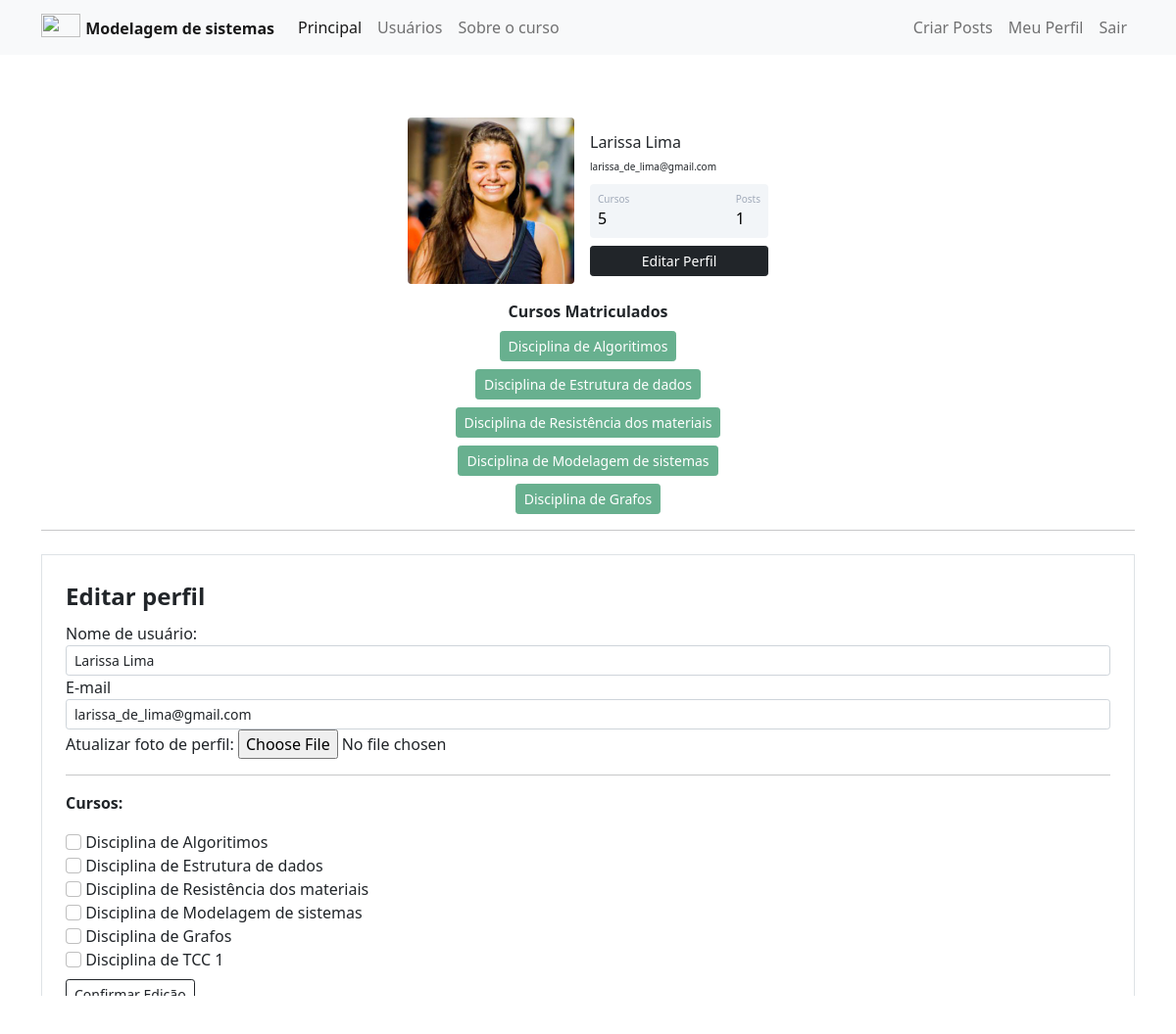
Page /my_profile/edit_profile (signed in) on the committed database.
### general_system/models.py (models this page shows)
class Usuario(data_base.Model, UserMixin):
    id = data_base.Column(data_base.Integer, primary_key=True)
    username = data_base.Column(data_base.String, nullable=False)
    email = data_base.Column(data_base.String, nullable=False, unique=True)
    password = data_base.Column(data_base.String, nullable=False)
    perf_photo = data_base.Column(data_base.String, default='default.jpg')
    posts = data_base.relationship('Post', backref='autor', lazy=True)
    courses = data_base.Column(data_base.String, nullable=False, default='')
    def count_posts(self):
        return len(self.posts)

### general_system/routes.py (the view)
@app.route("/my_profile/edit_profile", methods=['GET', 'POST'])
@login_required
def edit_profile():
    form_profile = FormEditProfile()
    image_id = url_for('static', filename='image_id_user/{}'.format(current_user.perf_photo))
    if form_profile.validate_on_submit():
        current_user.username = form_profile.username.data
        current_user.email = form_profile.email.data
        if form_profile.photo_profile.data:
            name_file = save_image_profile(form_profile.photo_profile.data)
            current_user.perf_photo = name_file
        current_user.courses = current_courses(form_profile)
        data_base.session.commit()
        flash(f'Edição feita com sucesso!', 'alert-success')
        return redirect(url_for('my_profile'))
    elif request.method == 'GET':
        form_profile.username.data = current_user.username
        form_profile.email.data = current_user.email
    return render_template('edit_profile.html', image_id=image_id, form_profile=form_profile)

### general_system/forms.py (shortened to what this page needs)
class FormEditProfile(FlaskForm):
    username = StringField('Nome de usuário:', validators=[DataRequired()])
    email = StringField('E-mail', validators=[DataRequired(), Email()])
    error_message = 'Extensão inválida, insira com jpeg, jpg ou png.'
    photo_profile = FileField('Atualizar foto de perfil: ', validators=[FileAllowed(['jpg', 'png', 'jpeg'],
                                                                                    message=error_message)])
    course_algorithms = BooleanField('Disciplina de Algoritimos')
    course_data_struct = BooleanField('Disciplina de Estrutura de dados')
    course_resistance_materials = BooleanField('Disciplina de Resistência dos materiais')
    course_modeling_system = BooleanField('Disciplina de Modelagem de sistemas')
    course_graphs = BooleanField('Disciplina de Grafos')
    course_conclusion_course = BooleanField('Disciplina de TCC 1')
    button_submit_edit_profile = SubmitField('Confirmar Edição')

### general_system/models.py (called while the page is built)
@login_manager.user_loader
def load_user(id_user):
    return Usuario.query.get(int(id_user))

### general_system/templates/edit_profile.html (shortened to what this page needs)
{% extends 'my_profile.html' %}
{% block form_edit_profile%}
    <div class="container">
        <hr>
        <div class="row">
            <div class="col">
                <form method="POST" action="" class="border p-4 mt-2" enctype="multipart/form-data">
                    <legend><strong>Editar perfil</strong></legend>
                    <fieldset>
                        <div class = 'form-group'>
                            {{form_profile.username.label (class="form-control-label")}}
                            {% if form_profile.username.errors %}
                            {{form_profile.username (class="form-control form-control-sm is-invalid mt-0.5 ")}}
                            <div class="invalid-feedback">
                                {% for error in form_profile.username.errors %}
                                    {{ error }}
                                {% endfor %}
                            </div>
                            {% else %}
                                {{form_profile.username (class="form-control form-control-sm mt-0.5 ")}}
                            {% endif %}
                        </div>
                        <div class = 'form-group'>
                            {{form_profile.email.label (class="form-control-label")}}
                            {% if form_profile.email.errors %}
                            {{form_profile.email (class="form-control form-control-sm is-invalid mt-0.5 ")}}
                            <div class="invalid-feedback">
                                {% for error in form_profile.email.errors %}
                                    {{ error }}
                                {% endfor %}
                            </div>
                            {% else %}
                                {{form_profile.email (class="form-control form-control-sm mt-0.5 ")}}
                            {% endif %}
                        </div>
                        <div class="form-group">
                            {{ form_profile.photo_profile.label }}
                            {{ form_profile.photo_profile(class="form-control-file") }}
                        </div>
                        <hr>
                        <p><strong> Cursos: </strong></p>
                        {% for field_form in form_profile%}
                            {% if 'course_' in field_form.name %}
                                <div class = 'form-group'>
                                    {{field_form(class="form-check-input")}}
                                    {{field_form.label(class="form-check-label")}}
                                </div>
                            {% endif %}
                        {% endfor %}
                    </fieldset>
                    {{form_profile.button_submit_edit_profile (class="btn btn-outline-dark btn-sm mt-2")}}
                </form>
            </div>
        </div>
    </div>
{% endblock %}

### general_system/templates/my_profile.html
{% extends 'base.html' %}
{% block bory %}
    <div class="container mt-5 d-flex justify-content-center">
        <div class="card p-3">
            <div class="d-flex align-items-center">
                <div class="image pe-3"> <img src="{{image_id}}" class="rounded" width="170"> </div>
                <div class="ml-3 w-100">
                    <h4 class="mb-0 mt-0"><font size="3">{{current_user.username}}</font></h4> <span><font size="1">{{current_user.email}}</font></span>
                    <div class="p-2 mt-2 bg-primary d-flex justify-content-between rounded text-white stats">
                        {% if 'Não Informado' in current_user.courses or current_user.courses == '' %}
                            <div class="d-flex flex-column"> <span class="articles">Cursos</span> <span class="number1">0</span> </div>
                        {% else %}
                            <div class="d-flex flex-column"> <span class="articles">Cursos</span> <span class="number1">{{current_user.courses.count(';') + 1}}</span> </div>
                        {% endif %}
                        <div class="d-flex flex-column"> <span class="rating">Posts</span> <span class="number3">{{current_user.count_posts()}}</span> </div>
                    </div>
                    <div class="button mt-2 d-flex flex-row align-items-center">
                        <a class="w-100" href="{{ url_for('edit_profile') }}">
                            <button class="btn btn-sm btn-dark w-100 ml-2">Editar Perfil</button>
                        </a>
                    </div>
                </div>
            </div>
        </div>
    </div>
    <div class="row justify-content-center">
        <div class="col col-4" style="text-align: center">
            <strong>Cursos Matriculados</strong><br>
            {% if 'Não Informado' in current_user.courses or current_user.courses == '' %}
                <button type="button" class="btn btn-sm btn-danger mt-2" disabled>Usuário não matriculado em algum curso.</button>
            {% else %}
                {% for course in current_user.courses.split(';') %}
                     <button type="button" class="btn btn-sm btn-success mt-2" disabled>{{ course }}</button>
                {% endfor %}
            {% endif %}
        </div>
    </div>
{% block form_edit_profile%}
{% endblock %}
{% endblock %}

### general_system/static/main.css (style rules this page uses)
.card { width: 400px; border: none; border-radius: 10px; background-color: #fff }
.stats { background: #f2f5f8 !important; color: #000 !important }
.articles { font-size: 10px; color: #a1aab9 }
.number1 { font-weight: 500 }
.rating { font-size: 10px; color: #a1aab9 }
.number3 { font-weight: 500 }

### rows in the picture
Usuario: username "Larissa Lima", email "larissa_de_lima@gmail.com", courses "5"

### other values in the picture
{{ current_user.count_posts() }} "1"
{{ course }} "Disciplina de Algoritimos" "Disciplina de Estrutura de dados" "Disciplina de Resistência dos materiais" "Disciplina de Modelagem de sistemas" "Disciplina de Grafos"
{{ field_form.label(class="form-check-label") }} "Disciplina de Algoritimos" "Disciplina de Estrutura de dados" "Disciplina de Resistência dos materiais" "Disciplina de Modelagem de sistemas" "Disciplina de Grafos" "Disciplina de TCC 1"
